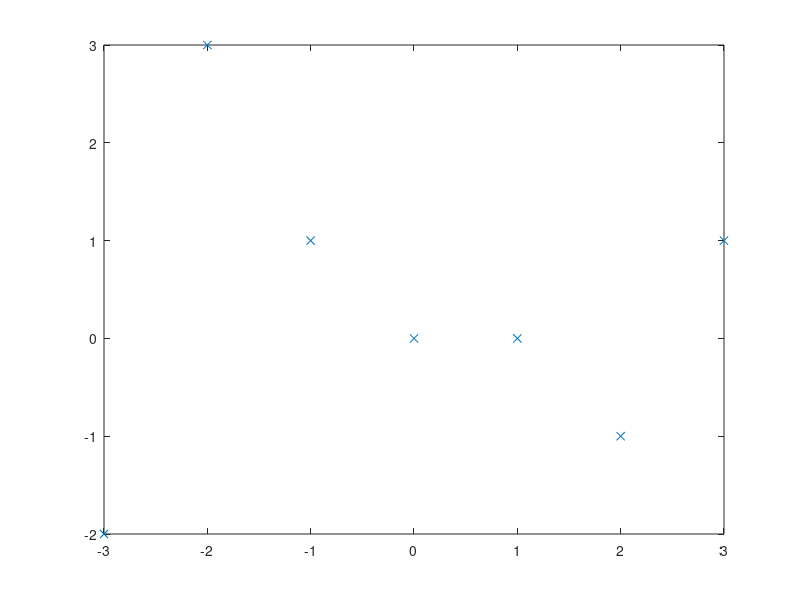

The MATLAB source for this figure: (Note: this script raises an error after producing the figure.)
% Assegnato il vettore di ascisse x=[-3:1:3] ed il vettore di ordinate
% y=[-2,3,1,0,0,-1,1] costruisce e disegna il polinomio interpolante
clear
clc

x=[-3:1:3];
xapp=[-3:0.1:3];
y=[-2,3,1,0,0,-1,1];
plot(x,y,'x');
hold on;
v=interpolazioneLagrange(x,y);
for i=1:size(xapp,2)
    yapp(i)=sol_polin_Horner(v,xapp(i));
end
plot(xapp,yapp);
hold off;